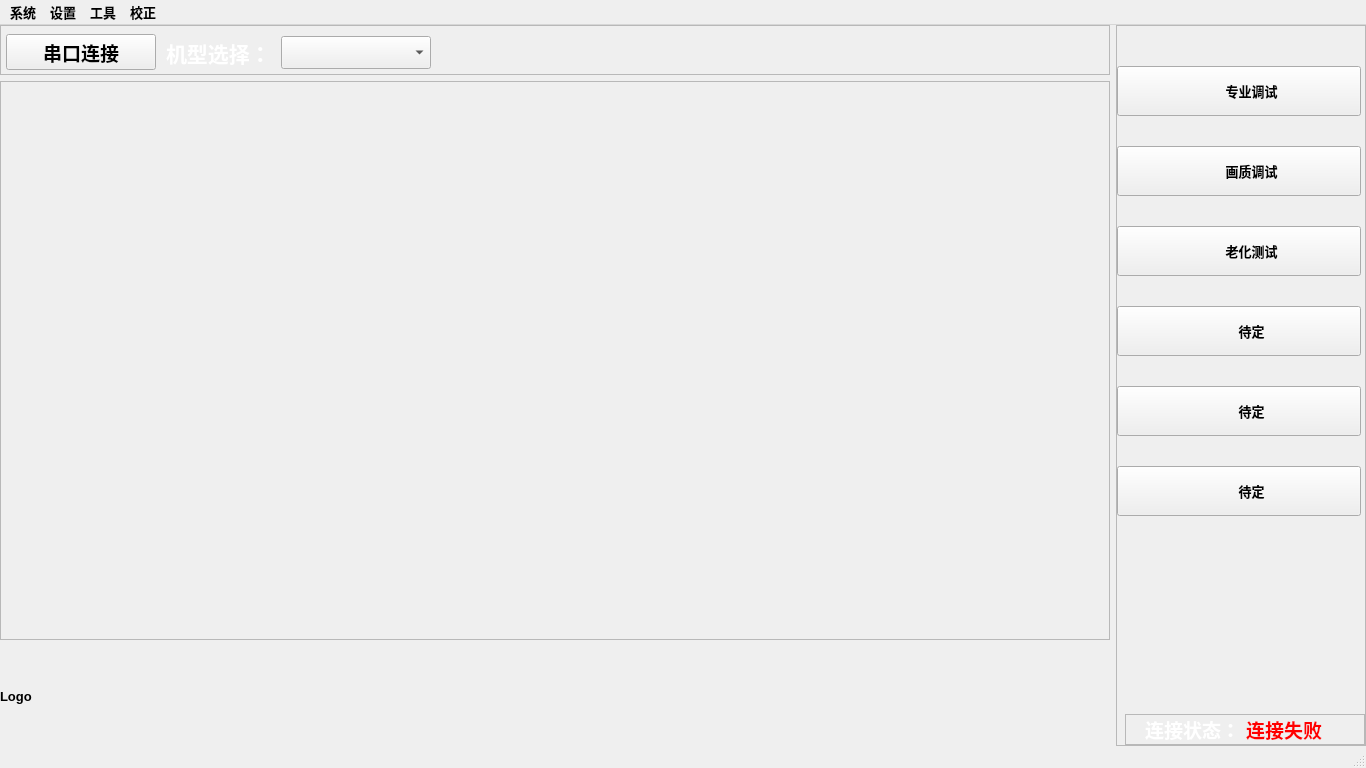
<?xml version="1.0" encoding="UTF-8"?>
<ui version="4.0">
 <class>MainWindow</class>
 <widget class="QMainWindow" name="MainWindow">
  <property name="geometry">
   <rect>
    <x>0</x>
    <y>0</y>
    <width>1366</width>
    <height>768</height>
   </rect>
  </property>
  <property name="minimumSize">
   <size>
    <width>800</width>
    <height>600</height>
   </size>
  </property>
  <property name="font">
   <font>
    <pointsize>10</pointsize>
    <bold>true</bold>
   </font>
  </property>
  <property name="windowTitle">
   <string>TCL Debug Tool</string>
  </property>
  <property name="styleSheet">
   <string notr="true"/>
  </property>
  <widget class="QWidget" name="centralwidget">
   <layout class="QHBoxLayout" name="horizontalLayout_3" stretch="1,0">
    <property name="leftMargin">
     <number>0</number>
    </property>
    <property name="topMargin">
     <number>0</number>
    </property>
    <property name="rightMargin">
     <number>0</number>
    </property>
    <property name="bottomMargin">
     <number>0</number>
    </property>
    <item>
     <layout class="QVBoxLayout" name="verticalLayout" stretch="0,1,0">
      <item>
       <widget class="QFrame" name="frameTop">
        <property name="minimumSize">
         <size>
          <width>0</width>
          <height>50</height>
         </size>
        </property>
        <property name="frameShape">
         <enum>QFrame::StyledPanel</enum>
        </property>
        <property name="frameShadow">
         <enum>QFrame::Raised</enum>
        </property>
        <layout class="QHBoxLayout" name="horizontalLayout">
         <property name="spacing">
          <number>10</number>
         </property>
         <property name="leftMargin">
          <number>5</number>
         </property>
         <property name="topMargin">
          <number>5</number>
         </property>
         <property name="rightMargin">
          <number>0</number>
         </property>
         <property name="bottomMargin">
          <number>0</number>
         </property>
         <item>
          <widget class="QPushButton" name="pushButtonSerial">
           <property name="sizePolicy">
            <sizepolicy hsizetype="Preferred" vsizetype="Fixed">
             <horstretch>0</horstretch>
             <verstretch>0</verstretch>
            </sizepolicy>
           </property>
           <property name="minimumSize">
            <size>
             <width>150</width>
             <height>36</height>
            </size>
           </property>
           <property name="maximumSize">
            <size>
             <width>150</width>
             <height>36</height>
            </size>
           </property>
           <property name="font">
            <font>
             <pointsize>14</pointsize>
             <bold>true</bold>
            </font>
           </property>
           <property name="text">
            <string>        串口连接        </string>
           </property>
          </widget>
         </item>
         <item>
          <widget class="QLabel" name="label">
           <property name="font">
            <font>
             <pointsize>16</pointsize>
             <bold>true</bold>
            </font>
           </property>
           <property name="styleSheet">
            <string notr="true">color: rgb(255, 255, 255);</string>
           </property>
           <property name="text">
            <string>机型选择：</string>
           </property>
          </widget>
         </item>
         <item>
          <widget class="QComboBox" name="comboBoxModel">
           <property name="minimumSize">
            <size>
             <width>150</width>
             <height>0</height>
            </size>
           </property>
           <property name="maximumSize">
            <size>
             <width>150</width>
             <height>16777215</height>
            </size>
           </property>
           <property name="font">
            <font>
             <pointsize>16</pointsize>
             <bold>true</bold>
            </font>
           </property>
           <property name="maxVisibleItems">
            <number>20</number>
           </property>
          </widget>
         </item>
         <item>
          <spacer name="horizontalSpacer_2">
           <property name="orientation">
            <enum>Qt::Horizontal</enum>
           </property>
           <property name="sizeHint" stdset="0">
            <size>
             <width>40</width>
             <height>20</height>
            </size>
           </property>
          </spacer>
         </item>
        </layout>
       </widget>
      </item>
      <item>
       <widget class="QFrame" name="frameLeft">
        <property name="frameShape">
         <enum>QFrame::StyledPanel</enum>
        </property>
        <property name="frameShadow">
         <enum>QFrame::Raised</enum>
        </property>
        <layout class="QHBoxLayout" name="horizontalLayout_4">
         <property name="leftMargin">
          <number>0</number>
         </property>
        </layout>
       </widget>
      </item>
      <item>
       <widget class="QLabel" name="labelLogo">
        <property name="minimumSize">
         <size>
          <width>0</width>
          <height>100</height>
         </size>
        </property>
        <property name="text">
         <string>Logo</string>
        </property>
        <property name="scaledContents">
         <bool>true</bool>
        </property>
       </widget>
      </item>
     </layout>
    </item>
    <item alignment="Qt::AlignHCenter">
     <widget class="QFrame" name="frameRight">
      <property name="minimumSize">
       <size>
        <width>250</width>
        <height>0</height>
       </size>
      </property>
      <property name="maximumSize">
       <size>
        <width>250</width>
        <height>16777215</height>
       </size>
      </property>
      <property name="frameShape">
       <enum>QFrame::StyledPanel</enum>
      </property>
      <property name="frameShadow">
       <enum>QFrame::Raised</enum>
      </property>
      <layout class="QVBoxLayout" name="verticalLayout_2">
       <property name="spacing">
        <number>30</number>
       </property>
       <property name="leftMargin">
        <number>0</number>
       </property>
       <property name="topMargin">
        <number>40</number>
       </property>
       <property name="rightMargin">
        <number>0</number>
       </property>
       <property name="bottomMargin">
        <number>0</number>
       </property>
       <item>
        <widget class="QPushButton" name="pushButtonScreenConfig">
         <property name="minimumSize">
          <size>
           <width>0</width>
           <height>50</height>
          </size>
         </property>
         <property name="maximumSize">
          <size>
           <width>244</width>
           <height>16777215</height>
          </size>
         </property>
         <property name="cursor">
          <cursorShape>PointingHandCursor</cursorShape>
         </property>
         <property name="focusPolicy">
          <enum>Qt::NoFocus</enum>
         </property>
         <property name="text">
          <string>       专业调试</string>
         </property>
         <property name="icon">
          <iconset resource="res.qrc">
           <normaloff>:/images/MWToolBarTestToolIcon.png</normaloff>:/images/MWToolBarTestToolIcon.png</iconset>
         </property>
         <property name="iconSize">
          <size>
           <width>32</width>
           <height>32</height>
          </size>
         </property>
        </widget>
       </item>
       <item>
        <widget class="QPushButton" name="pushButtonTestTool">
         <property name="minimumSize">
          <size>
           <width>0</width>
           <height>50</height>
          </size>
         </property>
         <property name="maximumSize">
          <size>
           <width>244</width>
           <height>16777215</height>
          </size>
         </property>
         <property name="cursor">
          <cursorShape>PointingHandCursor</cursorShape>
         </property>
         <property name="focusPolicy">
          <enum>Qt::NoFocus</enum>
         </property>
         <property name="text">
          <string>       画质调试</string>
         </property>
         <property name="icon">
          <iconset resource="res.qrc">
           <normaloff>:/images/MWToolBarScreenConfigIcon.png</normaloff>:/images/MWToolBarScreenConfigIcon.png</iconset>
         </property>
         <property name="iconSize">
          <size>
           <width>32</width>
           <height>32</height>
          </size>
         </property>
        </widget>
       </item>
       <item>
        <widget class="QPushButton" name="pushButtonBrightness">
         <property name="minimumSize">
          <size>
           <width>0</width>
           <height>50</height>
          </size>
         </property>
         <property name="maximumSize">
          <size>
           <width>244</width>
           <height>16777215</height>
          </size>
         </property>
         <property name="cursor">
          <cursorShape>PointingHandCursor</cursorShape>
         </property>
         <property name="focusPolicy">
          <enum>Qt::NoFocus</enum>
         </property>
         <property name="text">
          <string>       老化测试</string>
         </property>
         <property name="icon">
          <iconset resource="res.qrc">
           <normaloff>:/images/MWToolBarBrightnessIcon.png</normaloff>:/images/MWToolBarBrightnessIcon.png</iconset>
         </property>
         <property name="iconSize">
          <size>
           <width>32</width>
           <height>32</height>
          </size>
         </property>
        </widget>
       </item>
       <item>
        <widget class="QPushButton" name="pushButtonPictureControl">
         <property name="minimumSize">
          <size>
           <width>0</width>
           <height>50</height>
          </size>
         </property>
         <property name="maximumSize">
          <size>
           <width>244</width>
           <height>16777215</height>
          </size>
         </property>
         <property name="cursor">
          <cursorShape>PointingHandCursor</cursorShape>
         </property>
         <property name="focusPolicy">
          <enum>Qt::NoFocus</enum>
         </property>
         <property name="text">
          <string>       待定</string>
         </property>
         <property name="icon">
          <iconset resource="res.qrc">
           <normaloff>:/images/MWToolBarPictureControlIcon.png</normaloff>:/images/MWToolBarPictureControlIcon.png</iconset>
         </property>
         <property name="iconSize">
          <size>
           <width>32</width>
           <height>32</height>
          </size>
         </property>
        </widget>
       </item>
       <item>
        <widget class="QPushButton" name="pushButtonLightBoardFlash">
         <property name="minimumSize">
          <size>
           <width>0</width>
           <height>50</height>
          </size>
         </property>
         <property name="maximumSize">
          <size>
           <width>244</width>
           <height>16777215</height>
          </size>
         </property>
         <property name="cursor">
          <cursorShape>PointingHandCursor</cursorShape>
         </property>
         <property name="focusPolicy">
          <enum>Qt::NoFocus</enum>
         </property>
         <property name="text">
          <string>       待定</string>
         </property>
         <property name="icon">
          <iconset resource="res.qrc">
           <normaloff>:/images/MWToolBarLightBoardFlashIcon.png</normaloff>:/images/MWToolBarLightBoardFlashIcon.png</iconset>
         </property>
         <property name="iconSize">
          <size>
           <width>32</width>
           <height>32</height>
          </size>
         </property>
        </widget>
       </item>
       <item>
        <widget class="QPushButton" name="pushButtonAdjust">
         <property name="minimumSize">
          <size>
           <width>0</width>
           <height>50</height>
          </size>
         </property>
         <property name="maximumSize">
          <size>
           <width>244</width>
           <height>16777215</height>
          </size>
         </property>
         <property name="cursor">
          <cursorShape>PointingHandCursor</cursorShape>
         </property>
         <property name="focusPolicy">
          <enum>Qt::NoFocus</enum>
         </property>
         <property name="text">
          <string>       待定</string>
         </property>
         <property name="icon">
          <iconset resource="res.qrc">
           <normaloff>:/images/MWToolBarAdjustIcon.png</normaloff>:/images/MWToolBarAdjustIcon.png</iconset>
         </property>
         <property name="iconSize">
          <size>
           <width>32</width>
           <height>32</height>
          </size>
         </property>
        </widget>
       </item>
       <item>
        <spacer name="verticalSpacer_2">
         <property name="orientation">
          <enum>Qt::Vertical</enum>
         </property>
         <property name="sizeHint" stdset="0">
          <size>
           <width>20</width>
           <height>40</height>
          </size>
         </property>
        </spacer>
       </item>
       <item alignment="Qt::AlignRight">
        <widget class="QFrame" name="frameLBottom">
         <property name="minimumSize">
          <size>
           <width>240</width>
           <height>0</height>
          </size>
         </property>
         <property name="frameShape">
          <enum>QFrame::StyledPanel</enum>
         </property>
         <property name="frameShadow">
          <enum>QFrame::Raised</enum>
         </property>
         <layout class="QHBoxLayout" name="horizontalLayout_2">
          <property name="leftMargin">
           <number>0</number>
          </property>
          <property name="topMargin">
           <number>0</number>
          </property>
          <property name="rightMargin">
           <number>5</number>
          </property>
          <property name="bottomMargin">
           <number>0</number>
          </property>
          <item>
           <widget class="QLabel" name="label_2">
            <property name="font">
             <font>
              <pointsize>14</pointsize>
              <bold>true</bold>
             </font>
            </property>
            <property name="styleSheet">
             <string notr="true">color: rgb(255, 255, 255);</string>
            </property>
            <property name="text">
             <string>连接状态：</string>
            </property>
            <property name="alignment">
             <set>Qt::AlignRight|Qt::AlignTrailing|Qt::AlignVCenter</set>
            </property>
           </widget>
          </item>
          <item>
           <widget class="QLabel" name="labelStatus">
            <property name="font">
             <font>
              <pointsize>14</pointsize>
              <bold>true</bold>
             </font>
            </property>
            <property name="cursor">
             <cursorShape>PointingHandCursor</cursorShape>
            </property>
            <property name="styleSheet">
             <string notr="true">color: rgb(255, 0, 0);</string>
            </property>
            <property name="text">
             <string>连接失败</string>
            </property>
           </widget>
          </item>
         </layout>
        </widget>
       </item>
      </layout>
     </widget>
    </item>
   </layout>
  </widget>
  <widget class="QMenuBar" name="menubar">
   <property name="geometry">
    <rect>
     <x>0</x>
     <y>0</y>
     <width>1366</width>
     <height>22</height>
    </rect>
   </property>
   <property name="font">
    <font>
     <pointsize>10</pointsize>
     <bold>true</bold>
    </font>
   </property>
   <widget class="QMenu" name="menuSystem">
    <property name="title">
     <string>系统</string>
    </property>
    <addaction name="actionFirmware"/>
    <addaction name="actionConfig"/>
   </widget>
   <widget class="QMenu" name="menuSetting">
    <property name="title">
     <string>设置</string>
    </property>
   </widget>
   <widget class="QMenu" name="menuTool">
    <property name="title">
     <string>工具</string>
    </property>
    <addaction name="actionCalc"/>
    <addaction name="actionNotepad"/>
    <addaction name="actionPainter"/>
   </widget>
   <widget class="QMenu" name="menuFixed">
    <property name="title">
     <string>校正</string>
    </property>
   </widget>
   <addaction name="menuSystem"/>
   <addaction name="menuSetting"/>
   <addaction name="menuTool"/>
   <addaction name="menuFixed"/>
  </widget>
  <widget class="QStatusBar" name="statusBar"/>
  <action name="actionFirmware">
   <property name="text">
    <string>固件打包</string>
   </property>
  </action>
  <action name="actionConfig">
   <property name="text">
    <string>配置打包</string>
   </property>
  </action>
  <action name="actionCalc">
   <property name="text">
    <string>计算器</string>
   </property>
  </action>
  <action name="actionNotepad">
   <property name="text">
    <string>记事本</string>
   </property>
  </action>
  <action name="actionPainter">
   <property name="text">
    <string>画笔</string>
   </property>
  </action>
 </widget>
 <resources>
  <include location="res.qrc"/>
 </resources>
 <connections/>
</ui>
